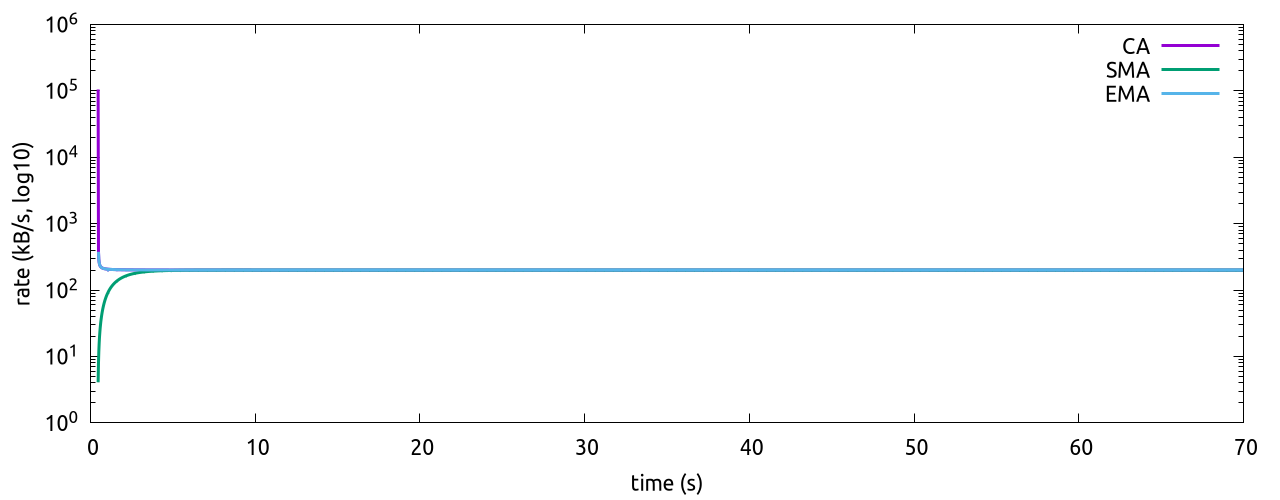

The gnuplot source for this figure:
set datafile separator ","

set xlabel "time (s)"
set ylabel "rate (kB/s, log10)"
set logscale y
set format y "10^{%L}"
set key top right

set terminal pngcairo size 1280,500 enhanced font 'Ubuntu,16'
set output "server-rate.png"
plot "server-stats.csv" using 1:($2/1000) with lines lw 3 title "CA", \
     "server-stats.csv" using 1:($3/1000) with lines lw 3 title "SMA", \
     "server-stats.csv" using 1:($4/1000) with lines lw 3 title "EMA"

set terminal pdfcairo size 12.8, 5.0 enhanced font 'Ubuntu,16'
set output "server-rate.pdf"
replot

set output
